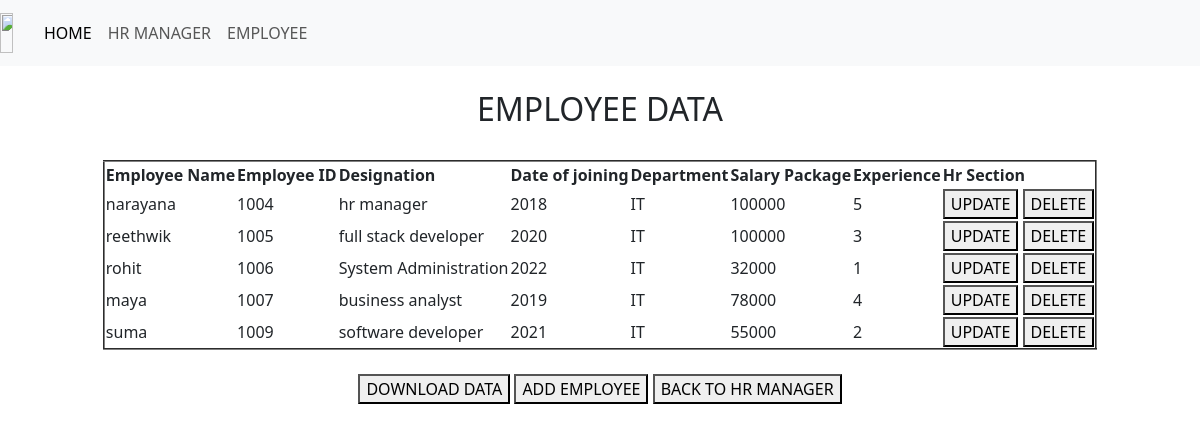
The app's page /empdata/ with its own data.
### app1/models.py (models this page shows)
class Employee(models.Model):
	Empname=models.CharField(max_length=50)
	EmpID=models.IntegerField()
	Designation=models.CharField(max_length=50)
	DateofJoining=models.IntegerField()
	Department=models.CharField(max_length=50)
	SalaryPackage=models.IntegerField()
	Experience=models.IntegerField()

### app1/views.py (the view)
# urls.py: path('empdata/', views.empdataview),
def empdataview(request):
	emp=Employee.objects.all()
	return render(request,'app1/empdata.html',{'e':emp})

### app1/middle.py (called while the page is built)
	def __call__(self,request):
		response=self.get_response(request)
		return response

### templates/app1/empdata.html (shortened to what this page needs)
{%extends "app1/home.html"%}
{%block body_block%}
<center>
<br>
<h2>EMPLOYEE DATA</h2>
<br>
<table border=2>
	<thead>
		<th>Employee Name</th>
		<th>Employee ID</th>
		<th>Designation</th>
		<th>Date of joining</th>
		<th>Department</th>
		<th>Salary Package</th>
		<th>Experience</th>
		<th>Hr Section</th>
	</thead>
{%for i in e%}
<tr>
	<td>{{i.Empname}}</td>
	<td>{{i.EmpID}}</td>
	<td>{{i.Designation}}</td>
	<td>{{i.DateofJoining}}</td>
	<td>{{i.Department}}</td>
	<td>{{i.SalaryPackage}}</td>
	<td>{{i.Experience}}</td>
	<td><a href="/update/{{i.id}}"><button>UPDATE</button></a> <a href="/delete/{{i.id}}"><button>DELETE</button></a></td>
</tr>
{%endfor%}
</table>
<br>
<a href="/data"><button>DOWNLOAD DATA</button></a>
<a href="/addemp"><button>ADD EMPLOYEE</button></a>
<a href="/hr"><button>BACK TO HR MANAGER</button>
</center>
{%endblock%}

### templates/app1/home.html (shortened to what this page needs)
{%load static%}
<!DOCTYPE html>
<html>
<head>
	<link href="https://cdn.jsdelivr.net/npm/bootstrap@5.3.2/dist/css/bootstrap.min.css" rel="stylesheet">
  <link rel="stylesheet" href="{%static "css/style.css"%}">
</head>
<body>
<nav class="navbar navbar-expand-lg bg-body-tertiary">
    <a class="navbar-brand" href="#"> <img src="https://encrypted-tbn0.gstatic.com/images?q=tbn:ANd9GcSMu2F9ZHazTiVmAzNeKysLzrxJ554BcG5MuA&usqp=CAU" style= "width:80%; height: 40px;float: left;"class="a"/></a>
    <div class="collapse navbar-collapse" id="navbarNav">
      <ul class="navbar-nav">
        <li class="nav-item">
          <a class="nav-link active" aria-current="page" href="/home">HOME</a>
        </li>
        <li class="nav-item">
          <a class="nav-link" href="/hr">HR MANAGER</a>
        </li>
        <li class="nav-item">
          <a class="nav-link" href="/emp">EMPLOYEE</a>
        </li>
      </ul>
    </div>
</nav>
{%block body_block%}{%endblock%}

### records on screen
Employee: Empname "narayana", EmpID "1004", Designation "hr manager", DateofJoining "2018", Department "IT", SalaryPackage "100000", Experience "5"
Employee: Empname "reethwik", EmpID "1005", Designation "full stack developer", DateofJoining "2020", Department "IT", SalaryPackage "100000", Experience "3"
Employee: Empname "rohit", EmpID "1006", Designation "System Administration", DateofJoining "2022", Department "IT", SalaryPackage "32000", Experience "1"
Employee: Empname "maya", EmpID "1007", Designation "business analyst", DateofJoining "2019", Department "IT", SalaryPackage "78000", Experience "4"
Employee: Empname "suma", EmpID "1009", Designation "software developer", DateofJoining "2021", Department "IT", SalaryPackage "55000", Experience "2"
